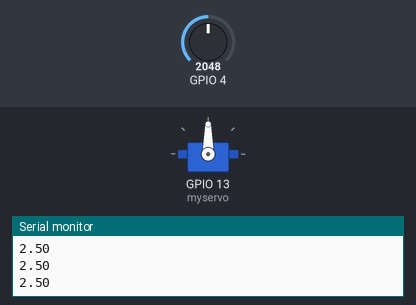
Simulated run of this sketch. Board: ESP32. Shown: servo, the last lines printed to the serial monitor. The inputs (shaded band) are chosen by the test bench; at power-on: GPIO 4 = 2048.

Above: at 1.2 s.
1.3 s: GPIO 4 set to 2866
At 2.2 s:
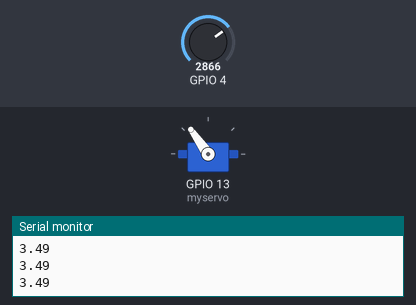
2.8 s: GPIO 4 set to 3603
At 3.4 s:
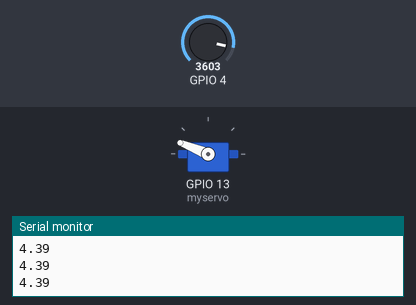
4.3 s: GPIO 4 set to 4095
At 4.6 s:
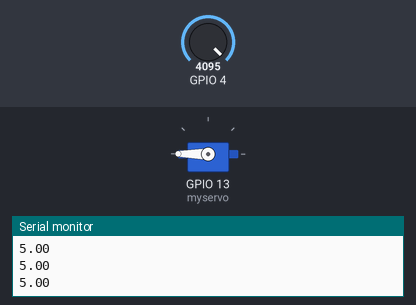
5.8 s: GPIO 4 set to 1228
At 7.0 s:
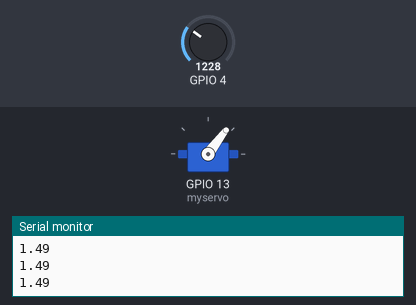
7.3 s: GPIO 4 set to 491
At 8.3 s:
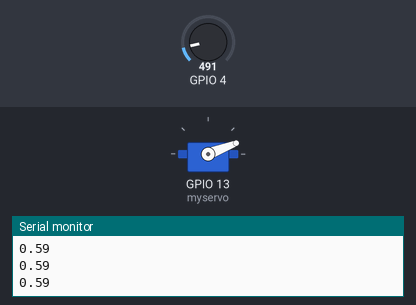
8.8 s: GPIO 4 set to 0
At 9.5 s:
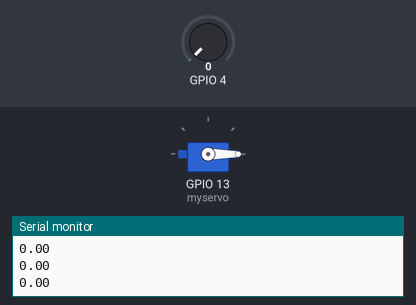
Timing chart, 0 to 11.3 s (numbered marks = the images above; inputs shaded):
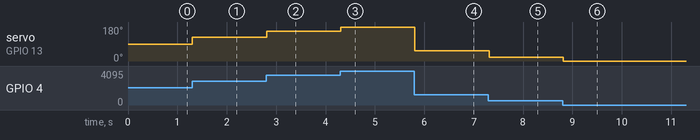

Measured:
- after the input at 1.3 s, servo on GPIO 13 (myservo): 90° → 125° at once
- after the input at 2.8 s, servo on GPIO 13 (myservo): 125° → 158° at once
- after the input at 4.3 s, servo on GPIO 13 (myservo): 158° → 180° at once
- after the input at 5.8 s, servo on GPIO 13 (myservo): 180° → 53° at once
- after the input at 7.3 s, servo on GPIO 13 (myservo): 53° → 21° at once
- after the input at 8.8 s, servo on GPIO 13 (myservo): 21° → 0° at once

The sketch:

sketch_oct18a.ino
```cpp
#include <ESP32Servo.h>
Servo myservo;

void setup() {
  // put your setup code here, to run once:
  pinMode(4,INPUT);
  Serial.begin(9600);
  myservo.attach(13);
}

void loop() {
  // put your main code here, to run repeatedly:
  int adc = analogRead(4);
  double voltage = map(adc,0,4095,0,500);
  int angel = map(adc,0,4095,0,180);
  myservo.write(angel);
  voltage/=100;
  Serial.println(voltage);
  delay(100);
}
```
